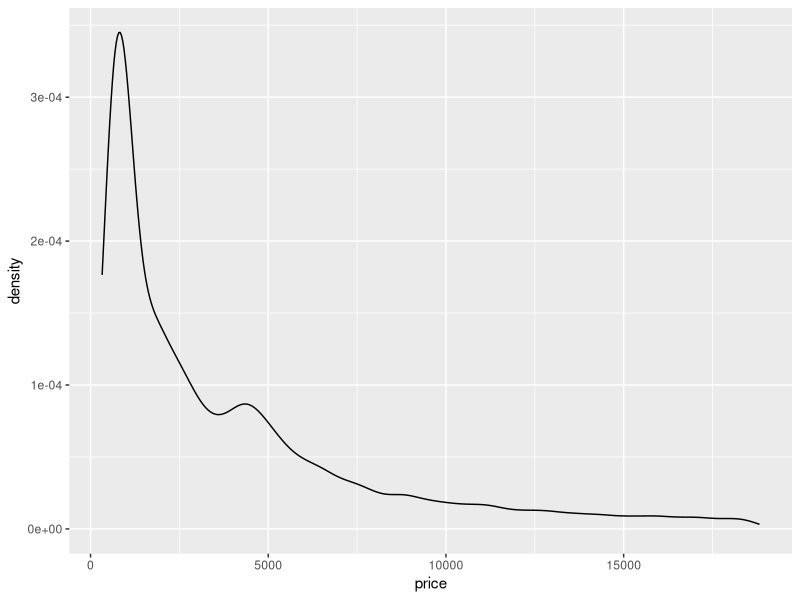
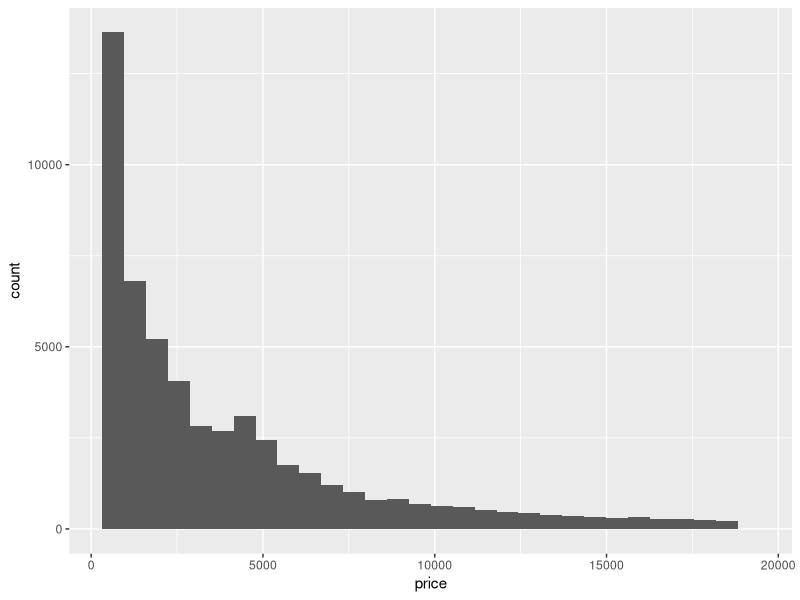
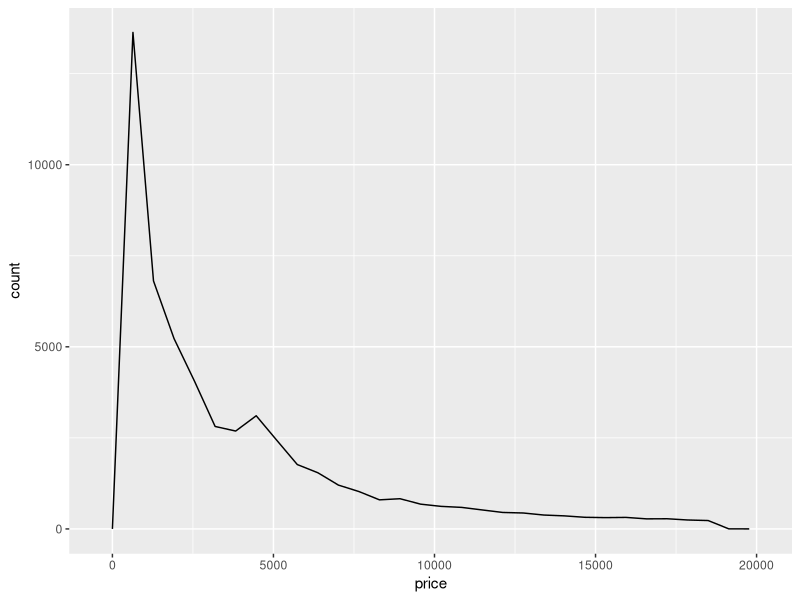
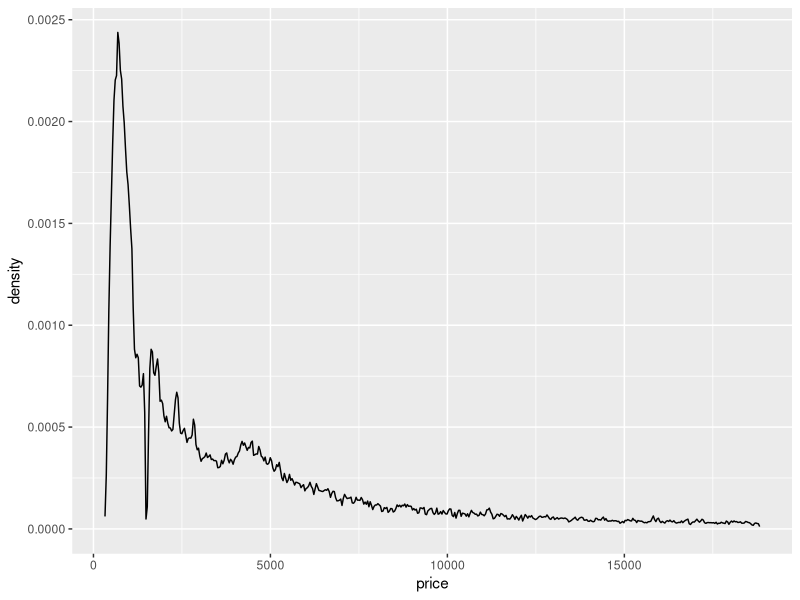
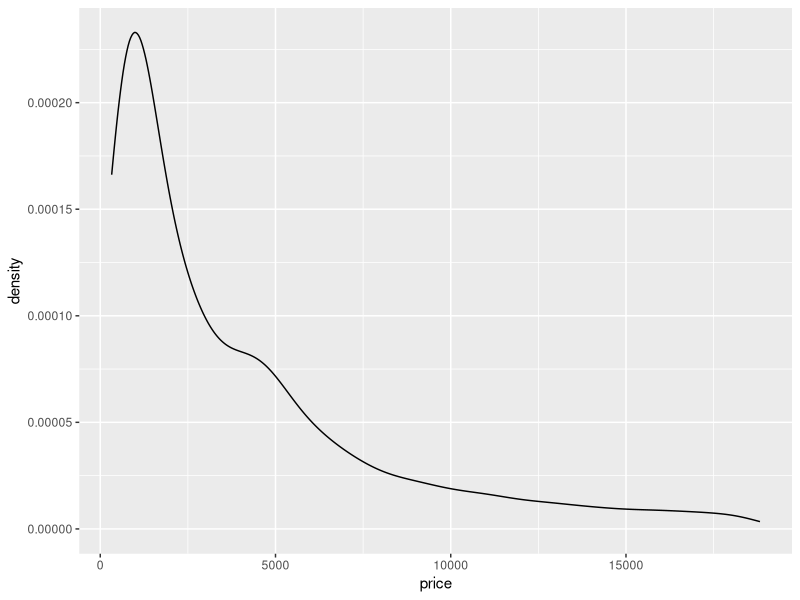
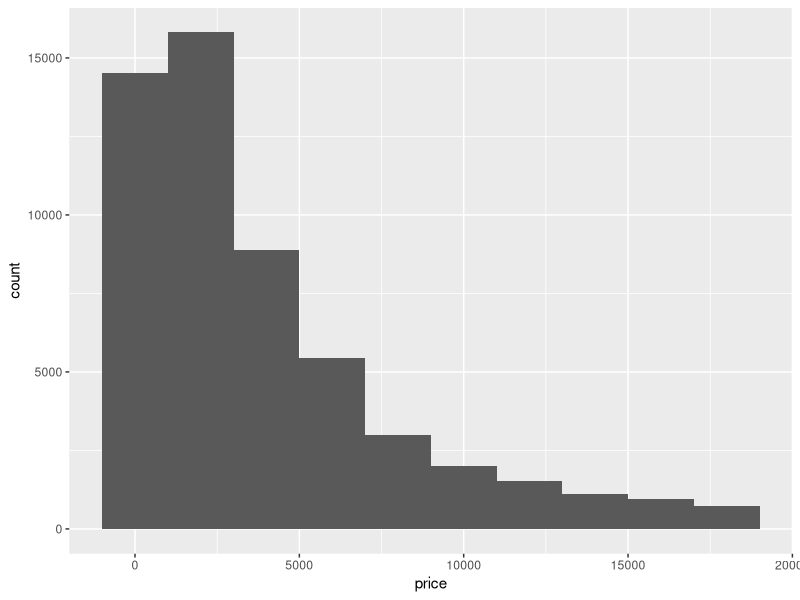
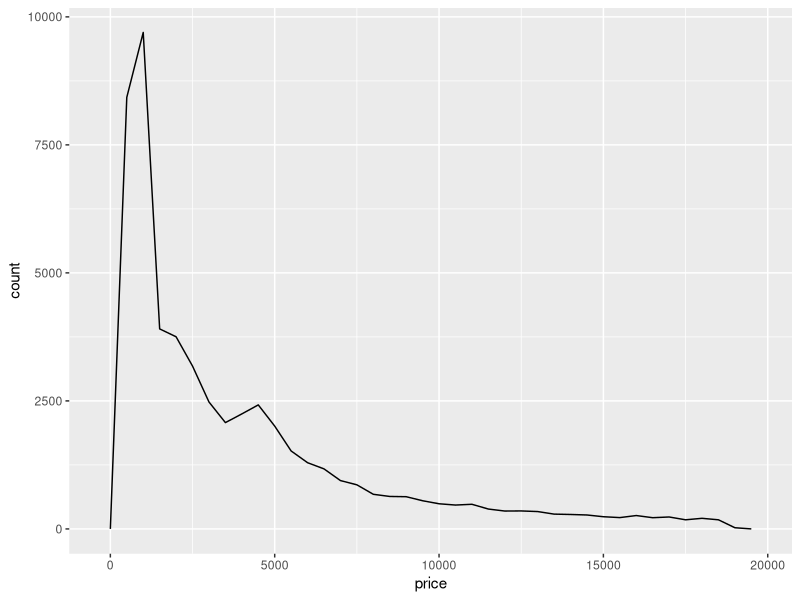
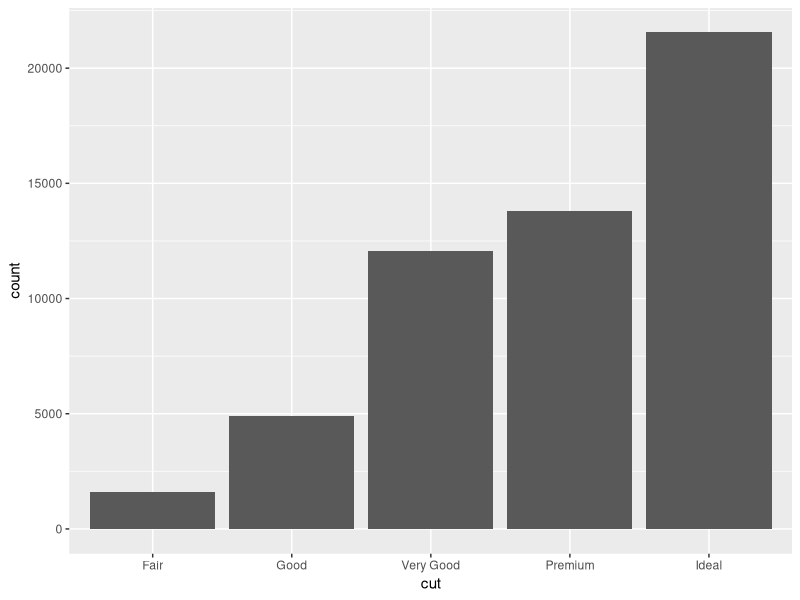

Source code (R) for these figures, in order: (Note: this script raises an error after producing the figures.)
library(dplyr)
library(ggplot2)
library(tidyr)
library(gridExtra)
library(patchwork)
library(scales)

# load datasets we'll use
data(sleep)
data(diamonds)
data(co2)
# tidy co2 
co2 <- data.frame(Year = rep(1959:1997, each = 12),
                  Month = rep(format(ISOdate(2004,1:12,1),"%B"), 39),
                  co2 = as.numeric(co2))

matrics <- data.frame(
  year = 2014:2018,
  EC = c(65.4,56.8,59.3,65,70.6),
  FS = c(82.8,81.6,88.2,86.1,87.5),
  Gau = c(84.7,84.2,85.1,85.1,87.9),
  KZN = c(69.7,60.7,66.4,72.9,76.2),
  Lim = c(72.9,65.9,62.5,65.6,69.4),
  Mpu = c(79,78.6,77.1,74.8,79),
  NW = c(84.6,81.5,82.5,79.4,81.1),
  NC = c(76.4,69.4,78.7,75.6,73.3),
  WC = c(82.2,87.7,85.9,82.8,81.5)
)

matrics_long <- pivot_longer(matrics, cols = -1, names_to = "province", values_to = "pass_rate")

# geometries
# geometries denoted by geom_xxx are the building blocks of ggplots

# common 1D geoms: geom_density, geom_histogram, geom_freqpoly, geom_bar
# common 2D geoms: geom_point, geom_line, geom_bar(stat = "identity")

### 1D geoms only need you to specify an "x" in the aesthetics

## geom_density
diamonds %>% 
  ggplot(aes(x = price)) + 
  geom_density()

## geom_histogram
diamonds %>% 
  ggplot(aes(x = price)) + 
  geom_histogram()

## geom_freqpoly
diamonds %>% 
  ggplot(aes(x = price)) + 
  geom_freqpoly()

## additional parameters control smoothing (see ?geom_xxx)

# EXERCISE: adapt each of the plots above so that the densities/histograms are 
# either "smoother" or "rougher". Choose an appropriate amount of smoothing.
## geom_density
diamonds %>% 
  ggplot(aes(x = price)) + 
  geom_density(adjust = 0.01) #rougher 

diamonds %>% 
  ggplot(aes(x = price)) + 
  geom_density(adjust = 2) #Smoother

## geom_histogram
diamonds %>% 
  ggplot(aes(x = price)) + 
  geom_histogram(binwidth=2000) #Does the bin width make it smoother or rougher ?

## geom_freqpoly
diamonds %>% 
  ggplot(aes(x = price)) + 
  geom_freqpoly(binwidth = 500)


## geom_bar

# default behaviour for geom_bar is to count stuff, so 1D
diamonds %>% ggplot(aes(x = cut)) + 
  geom_bar()

### 2D geoms need x and y in aes

## geom_point

diamonds %>% ggplot(aes(x = carat, y = price)) + 
  geom_point()

# often nice to add a smooth line of best fit with geom_smooth, which
# uses generalised additive models (gams) by default, covered in later
# courses
diamonds %>% ggplot(aes(x = carat, y = price)) + 
  geom_point() + 
  geom_smooth()

# EXERCISE: adapt the code you just used to fit a straight line rather than a smooth
diamonds %>% ggplot(aes(x = carat, y = price)) + 
  geom_point() + 
  geom_smooth(method = lm, se = FALSE)

## geom_line
co2 %>% filter(Month == "January") %>%
  ggplot(aes(x = Year, y = co2)) + 
  geom_line()

# EXERCISE: show lines for all 12 months on the plot (a) by using fill or colour, 
# (b) without using fill or colour

#a 
ggplot(co2,aes(x=Year,y=co2,color=Month))+geom_line() #Using color 
#Not sure how to use color 
#b
#Not sure on the question. 

# EXERCISE: flip Month and Year around so that each line represents a Year, and the 
# Month is on the x-axis
ggplot(co2,aes(x=Month,y=co2,color=Year))+geom_point()+ coord_flip()
#How to sort from January to December ? Also to change color for discrete points 

## geom_area

# just fills in area under a geom_line
co2 %>% filter(Month == "January") %>%
  ggplot(aes(x = Year, y = co2)) + 
  geom_area()

## geom_bar

# with (stat = "identity") plots x and y directly, no counts
diamonds %>% group_by(cut) %>% summarize(meanprice = mean(price)) %>%
  ggplot(aes(x = cut, y = meanprice)) + 
  geom_bar(stat = "identity")

### discretising continuous variables

## ggplot provides 3 helper functions:
# cut_interval: divides data into fixed number of bins
# cut_width: divides data into bins of fixed width
# cut_number: divides data into n bins each containing (approximately) the same number of points

diamonds %>%
  ggplot(aes(x = cut_interval(price, n = 5))) + 
  geom_bar()

diamonds %>%
  ggplot(aes(x = cut_width(price, width = 5000))) + 
  geom_bar()

diamonds %>%
  ggplot(aes(x = cut_number(price, n = 5))) + 
  geom_bar()

# these are especially useful when grouping/faceting on continuous variables

#I dont know 
# EXERCISE: Display the distribution of price conditional on cut and carat. 
# Try facetting by cut and grouping by carat. Try facetting by carat and grouping by cut. 
# Which do you prefer?
# ggplot(diamonds,aes(x=price,color=carat))+geom_density()+facet_wrap(~ cut, nrow = 2)
# ggplot(diamonds,aes(x=price,y=carat))+geom_point()+facet_grid(cols=vars(cut))

# EXERCISE: Compare the relationship between price and carat for each colour.
# What makes it hard to compare the groups? Is grouping better or facetting? 
# If you use facetting, what annotation might you add to make it easier to see 
# the differences between panels?
ggplot(diamonds, aes(x=price,y=carat,color=color))+geom_point()+geom_smooth() #Extremly messy and over plotted 
ggplot(diamonds,aes(x=price,y=carat)) + geom_point() + facet_wrap(diamonds$color)+geom_smooth()+theme_bw()
#why do some have x labels and some don't ? 

### Labels (labs)

## sets text for axis labels and title
## NOT the appearance of the text, that's a "theme" (next)

co2 %>% filter(Month == "January") %>%
  ggplot(aes(x = Year, y = co2)) + 
  geom_line() +
  labs(x = "Year", y = "C02 level (PPM)", 
       title = "Increasing atmospheric concentrations of CO2", 
       subtitle = "Values for February, March and April of 1964 obtained by interpolation")

# nice to have CO2 with a subscript on the "2"
co2 %>% filter(Month == "January") %>%
  ggplot(aes(x = Year, y = co2)) + 
  geom_line() +
  labs(x = "Year", y = expression(paste(CO[2]," level")), 
       title = expression(paste("Increasing atmospheric concentrations of ", CO[2])), 
       subtitle = "Values for February, March and April of 1964 obtained by interpolation")

### Themes

## fine-scale control and polishing

# loads of options
?theme

# make a plot
pp <- diamonds %>% sample_n(1000) %>%
  ggplot(aes(x = carat, y = price)) + 
  geom_point()
pp 

# change the background colour
pp + 
  theme(panel.background = element_rect(fill = "red"))

# that's too dark, add some transparency
pp + 
  theme(panel.background = element_rect(fill = alpha('red', 0.2)))

# change axis text 
pp + 
  theme(axis.text = element_text(colour = "red", size = rel(1.5)))

# change axis labels text 
pp + 
  theme(axis.title = element_text(colour = "red", size = rel(1.5)))

# can also add transparency to axis labels (not a good idea here) 
pp + 
  theme(axis.title = element_text(colour = alpha('red', 0.2), size = rel(1.5)))

# arrows on the axes
pp + 
  theme(axis.line = element_line(arrow = arrow()))

# even finer control... changes look of arrow heads
pp + 
  theme(axis.line = element_line(arrow = arrow(angle = 20, length = unit(0.1, "inches"))))

# grid lines
pp +
  theme(panel.grid.major = element_line(colour = "red"),
        panel.grid.minor = element_line(colour = "orange"))

pp +
  theme(panel.grid.major = element_line(colour = "red", size = 1),
        panel.grid.minor = element_line(colour = "orange", size = 1))

# spacing between gridlines isn't a theme setting, its in "scale_"
pp +
  theme(panel.grid.major = element_line(colour = "red"),
        panel.grid.minor = element_line(colour = "orange")) +
  scale_x_continuous(breaks = seq(from = 0, to = 3, by = 0.5),
                     minor_breaks = seq(from = 0, to = 3, by = 0.1))

# same for y axis
pp +
  theme(panel.grid.major = element_line(colour = "red"),
        panel.grid.minor = element_line(colour = "orange")) +
  scale_y_continuous(breaks = seq(from = 0, to = 20000, by = 10000),
                     minor_breaks = seq(from = 0, to = 20000, by = 500))

# can also set manual axis text at tickmarks
pp +
  scale_y_continuous(breaks = seq(from = 0, to = 20000, by = 5000),
                     labels = c("R0", "R5,000", "R10,000", "R15,000", "R20,000"))

# longer axis ticks
pp +
  scale_y_continuous(breaks = seq(from = 0, to = 20000, by = 5000),
                     labels = c("R0", "R5,000", "R10,000", "R15,000", "R20,000")) +
  theme(axis.ticks.length=unit(.25, "cm"))

# put it all together
pp + 
  labs(x = "Weight of diamond (carats)", y = "Price of diamond (USD)") +
  theme(panel.background = element_rect(fill = alpha('red', 0.2)),
        axis.text = element_text(colour = "red", size = rel(1.5)),
        axis.title = element_text(colour = "red", size = rel(1.5)))


# revisiting log scale example from lecture
data(msleep)

a <- ggplot(msleep, aes(x = bodywt, y = brainwt)) + 
  geom_point(na.rm = TRUE) + 
  labs(x = "Body weight (kg)", y = "Brain weight (kg)")
a 

# log scaling
a + scale_x_log10() + scale_y_log10() 

# nice tick marks with annotation_xxx
a + scale_x_log10() + scale_y_log10() + annotation_logticks() 

# advanced axis breaks and labelling options with scales package
a + scale_x_log10(
  breaks = scales::trans_breaks("log10", function(x) 10^x),
  labels = scales::trans_format("log10", scales::math_format(10^.x))) +
  scale_y_log10(
    breaks = scales::trans_breaks("log10", function(x) 10^x),
    labels = scales::trans_format("log10", scales::math_format(10^.x))) +
  annotation_logticks() +
  labs(x = "Body weight (kg)", y = "Brain weight (kg)")

# EXERCISE: choose any of the plots you've made and add axis labels, title, and 
# subtitle
p1<-ggplot(diamonds,aes(x=price,y=carat)) + geom_point(size=0.03) + facet_wrap(diamonds$color)+geom_smooth()+theme_bw()
p1+labs(x = "Price (R)", y = "Carats",title="Diamonds price distribution determined by the carat , faceted by the cut ")

# EXERCISE: Improve the plot below by adding appropriate axis labels, 
# rotating the x axis text so that it is vertical, and change
# the axis text so that it does not include numbers in scientific notation
#Not sure on how to do the scientific notation bit 
diamonds %>%
  ggplot(aes(x = cut_interval(price, n = 5, scientific = FALSE))) + 
  geom_bar()+labs(x="Price (R)",y="Frequency")+theme(axis.text.x=element_text(angle = 90, vjust = 0.5, hjust=1))

# EXERCISE: Use geom_label to add a label to the plot below that identifies 
# the diamond with the largest value-per-carat. Bonus: make the labelling 
# "automatic" so that it still works if you resample another 10 diamonds 
# (make the label's location dynamic, rather than at a fixed (x,y) location)

diamonds %>% sample_n(10) %>%
  ggplot(aes(x = carat, y = price)) + 
  geom_point()+geom_text(aes(label=round(price/carat,2))) #No idea 

#Value per carat , but my carat is continous 

### Legends

# revisiting class example #1
s1 <- ggplot(msleep, 
             aes(x = bodywt, y = brainwt, colour = order)) +
  geom_point(na.rm = TRUE) + 
  scale_x_log10(breaks = scales::trans_breaks("log10", function(x) 10^x),
                labels = scales::trans_format("log10",scales::math_format(10^.x))) + 
  scale_y_log10(breaks = scales::trans_breaks("log10", function(x) 10^x),
                labels = scales::trans_format("log10", scales::math_format(10^.x))) +
  annotation_logticks() +
  xlab("Body weight (kg)") + ylab("Brain weight (kg)") 
s1 

s1 + theme(legend.position = "bottom") 
s1 + theme(legend.position = "bottom") + guides(colour = guide_legend(ncols = 8))

matrics_long %>% 
  ggplot(aes(x = year, y = pass_rate, colour = province)) +
  geom_line() + theme_bw() + scale_colour_brewer(palette = "Set3")


# revisiting class example #2

s2 <- matrics_long %>% 
  ggplot(aes(x = year, y = pass_rate, colour = province)) +
  geom_line() + theme_bw() + scale_colour_brewer(palette = "Set3") 

# inset legend 
s2 +
  # coordinates for legend.position are x- and y- offsets from the bottom-left of the plot, ranging from 0 - 1.
  theme(legend.position = c(0.82,0.12), legend.title = element_blank(), 
        legend.text=element_text(size=8)) +
  guides(colour = guide_legend(ncol = 3))

# with geom_label

# make dataframe with x and y coords of labels, here just taking 2015 as x and 
# pass rate in 2015 as y, for illustration
textlabels <- matrics_long %>% filter(year == 2015) %>% 
  mutate(xpos = year, ypos = pass_rate) # don't have to rename, again for illustration

s2 +
  geom_label(data = textlabels, aes(x = xpos, y = ypos, label = province)) +
  theme(legend.position = "none")

s2 +
  geom_label_repel(data = textlabels, aes(x = xpos, y = ypos, label = province)) +
  theme(legend.position = "none")

### Adding geoms from different datasets

# Task: make a figure that shows the CO2 concentration over time for a
# specific month as a line (like done above), and then on top of that
# plots the mean CO2 concentrations over time (i.e. averages over all
# months) as a bar graph

co2mean <- co2 %>% group_by(Year) %>% summarize(mean_co2 = mean(co2))

co2 %>% filter(Month == "June") %>%
  ggplot(aes(x = Year, y = co2)) + 
  geom_bar(data = co2mean, aes(x = Year, y = mean_co2),
           stat = "identity", alpha = 0.4) + 
  geom_line(colour = "red")

# limiting the range on the y-axis
co2 %>% filter(Month == "June") %>%
  ggplot(aes(x = Year, y = co2)) + 
  geom_bar(data = co2mean, aes(x = Year, y = mean_co2),
           stat = "identity", alpha = 0.4) + 
  geom_line(colour = "red") +
  ylim(c(300, 400))

# can't use ylim, drops the observations, need "coord_cartesian"
co2 %>% filter(Month == "June") %>%
  ggplot(aes(x = Year, y = co2)) + 
  geom_bar(data = co2mean, aes(x = Year, y = mean_co2),
           stat = "identity", alpha = 0.4) + 
  geom_line(colour = "red") +
  coord_cartesian(ylim = c(300, 375))

# this is probably a better plot
co2 %>% filter(Month == "June") %>%
  ggplot(aes(x = Year, y = co2)) + 
  geom_line(data = co2mean, aes(x = Year, y = mean_co2)) + 
  geom_line(colour = "red") 

### Showing multiple plots

# Make a few plots
p1 <- diamonds %>% ggplot(aes(x = price)) + geom_density() + ggtitle("Default")
p2 <- diamonds %>% ggplot(aes(x = price)) + geom_density(adjust = 0.5) + ggtitle("Wiggly")
p3 <- diamonds %>% ggplot(aes(x = price)) + geom_density(adjust = 5) + ggtitle("Smooth")
p4 <- diamonds %>% ggplot(aes(x = price)) + geom_histogram() + ggtitle("Histogram")

# layout with gridExtra package
grid.arrange(p1, p2, p3, p4, nrow = 1)
grid.arrange(p1, p2, p3, p4, nrow = 2)
grid.arrange(p1, p2, p3, layout_matrix = matrix(c(1,2,1,3), nrow = 2))
grid.arrange(p1, p2, p3, layout_matrix = matrix(c(1,1,2,3), nrow = 2))

# layout with patchwork package
p1 + p2 
p1 + p2 + p3 + plot_layout(ncol = 3)
p1 + p2 + p3 + plot_layout(ncol = 3, widths = c(2, 1, 1))

# nesting plots
p1 + { p2 + p3 } + plot_layout(ncol = 2)
p1 + { p2 + { p3 + p4 } } + plot_layout(ncol = 1)

# various operators for manipulating layout (-, /, |)
p1 + p2 - p3 + plot_layout(ncol=1)
p1 + p2 - p3 - p4 + plot_layout(ncol=1)
p1 + p2 - p3 + p4 + plot_layout(ncol=1)
p1 + p2 - (p3 + p4) + plot_layout(ncol=1)
p1 + p2 - (p3 + p4 + p1) + plot_layout(ncol=1)

(p1 | p2 | p3) / p4
p4 / (p1 | p2 | p3)

# saving your plots
p_all <- p1 + p2 + p3 + p4 + plot_layout(ncol = 4)
ggsave(p_all, file = "myplot.png", width = 9, height = 3, dpi = 400)

